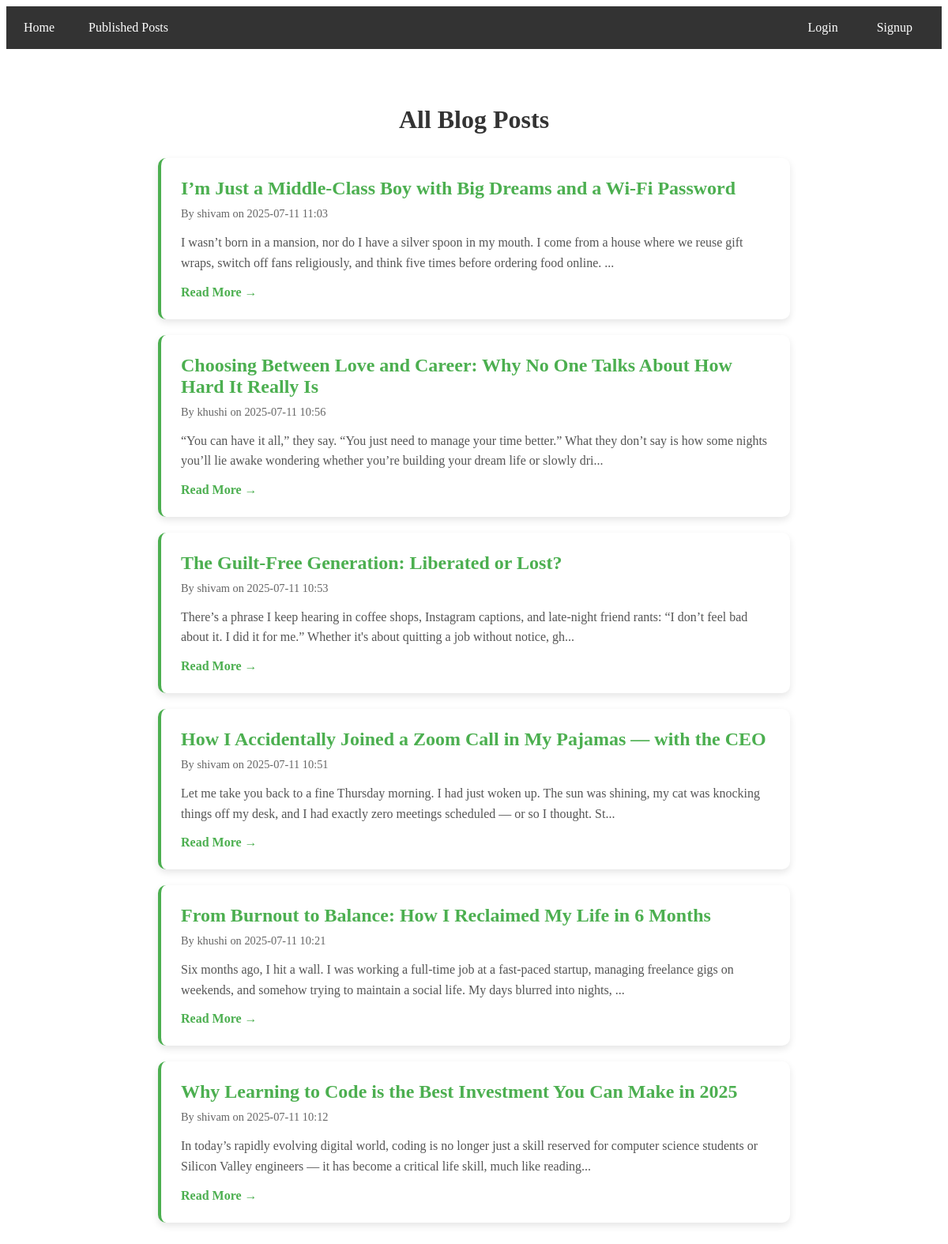
/posts/, run on the app's committed database.
### tables this page shows
CREATE TABLE posts (
            id INTEGER PRIMARY KEY AUTOINCREMENT,
            title TEXT NOT NULL,
            body TEXT NOT NULL,
            author TEXT NOT NULL,
            is_published BOOLEAN DEFAULT 0,
            created_at TEXT NOT NULL
        );

### routes/post_routes.py (the view)
@post_bp.route("/", methods=["GET"])
def show_posts():
    posts = list_posts(published=True)
    return render_template("posts.html", posts=posts)

### controllers/post_controller.py (called while the page is built)
def list_posts(published=True):
    return Post.get_by_status(is_published=published)

### models/post.py (called while the page is built)
    @staticmethod
    def _init_db():
        os.makedirs(os.path.dirname(DATABASE_FILE), exist_ok=True)
        conn = sqlite3.connect(DATABASE_FILE)
        cursor = conn.cursor()
        cursor.execute('''
            CREATE TABLE IF NOT EXISTS posts (
                id INTEGER PRIMARY KEY AUTOINCREMENT,
                title TEXT NOT NULL,
                body TEXT NOT NULL,
                author TEXT NOT NULL,
                is_published BOOLEAN DEFAULT 0,
                created_at TEXT NOT NULL
            )
        ''')
        conn.commit()
        conn.close()

    @staticmethod
    def _get_connection():
        Post._init_db()
        return sqlite3.connect(DATABASE_FILE)

    @staticmethod
    def get_by_status(is_published=True):
        conn = Post._get_connection()
        cursor = conn.cursor()
        cursor.execute('SELECT * FROM posts WHERE is_published = ? ORDER BY created_at DESC', (is_published,))
        posts = []
        for row in cursor.fetchall():
            posts.append({
                "id": row[0],
                "title": row[1],
                "body": row[2],
                "author": row[3],
                "is_published": bool(row[4]),
                "created_at": row[5]
            })
        conn.close()
        return posts

### templates/posts.html (shortened to what this page needs)
{% extends "base.html" %}
{% block content %}
<div style="max-width: 800px; margin: 0 auto;">
    <h1 style="text-align: center; color: #333; margin-bottom: 30px;">{{ title if title else 'All Blog Posts' }}</h1>
    <div style="display: grid; gap: 20px;">
        {% for post in posts %}
            <div style="
                background-color: white;
                padding: 25px;
                border-radius: 10px;
                box-shadow: 0 4px 10px rgba(0,0,0,0.1);
                border-left: 4px solid #4CAF50;
            ">
                <h2 style="margin: 0 0 10px 0; color: #333;">
                    <a href="{{ url_for('posts.post_detail', post_id=post.id) }}" style="
                        color: #4CAF50;
                        text-decoration: none;
                    ">{{ post.title }}</a>
                </h2>
                <p style="color: #666; font-size: 0.9em; margin: 5px 0;">
                    By {{ post.author }} on {{ post.created_at }}
                </p>
                <p style="line-height: 1.6; color: #555; margin: 15px 0;">
                    {{ post.body[:200] }}{% if post.body|length > 200 %}...{% endif %}
                </p>
                <div style="margin-top: 15px;">
                    <a href="{{ url_for('posts.post_detail', post_id=post.id) }}" style="
                        color: #4CAF50;
                        text-decoration: none;
                        font-weight: bold;
                        margin-right: 15px;
                    ">Read More →</a>
                </div>
            </div>
        {% endfor %}
    </div>
</div>
{% endblock %}

### templates/base.html (shortened to what this page needs)
<!DOCTYPE html>
<html>
<head>
</head>
<body>
    <nav>
        <div>
            <a href="{{ url_for('home') }}">Home</a>
            <a href="{{ url_for('posts.show_posts') }}">Published Posts</a>
        </div>
        <div class="user-info">
            {% if session.get('username') %}
                <span>Welcome, {{ session.get('username') }}!</span>
                <a href="{{ url_for('users.logout') }}">Logout</a>
            {% else %}
                <a href="{{ url_for('users.login') }}">Login</a>
                <a href="{{ url_for('users.signup') }}">Signup</a>
            {% endif %}
        </div>
    </nav>
    <div class="container">
        <div class="flash-messages">
        </div>
        {% block content %}{% endblock %}
    </div>
</body>
</html>

### templates/base.html (style rules this page uses)
nav { background: #333; color: white; padding: 10px; display: flex; justify-content: space-between; align-items: center; }
nav a { color: white; text-decoration: none; margin-right: 15px; padding: 8px 12px; border-radius: 4px; transition: background-color 0.3s; }
.user-info { display: flex; align-items: center; gap: 10px; }
.flash-messages { padding: 10px; margin: 10px 0; }
.container { max-width: 1200px; margin: 0 auto; padding: 20px; }

### data on the page
posts: title "I’m Just a Middle-Class Boy with Big Dreams and a Wi-Fi Password", author "shivam", created_at "2025-07-11 11:03", body "I wasn’t born in a mansion, nor do I have a silver spoon in my mouth. I come from a house where we reuse gift wraps, switch off fans religiously, and think five times before ordering food online."
posts: title "Choosing Between Love and Career: Why No One Talks About How Hard It Really Is", author "khushi", created_at "2025-07-11 10:56", body "“You can have it all,” they say. “You just need to manage your time better.” What they don’t say is how some nights you’ll lie awake wondering whether you’re building your dream life or slowly dri"
posts: title "The Guilt-Free Generation: Liberated or Lost?", author "shivam", created_at "2025-07-11 10:53", body "There’s a phrase I keep hearing in coffee shops, Instagram captions, and late-night friend rants: “I don’t feel bad about it. I did it for me.” Whether it's about quitting a job without notice, gh"
posts: title "How I Accidentally Joined a Zoom Call in My Pajamas — with the CEO", author "shivam", created_at "2025-07-11 10:51", body "Let me take you back to a fine Thursday morning. I had just woken up. The sun was shining, my cat was knocking things off my desk, and I had exactly zero meetings scheduled — or so I thought. St"
posts: title "From Burnout to Balance: How I Reclaimed My Life in 6 Months", author "khushi", created_at "2025-07-11 10:21", body "Six months ago, I hit a wall. I was working a full-time job at a fast-paced startup, managing freelance gigs on weekends, and somehow trying to maintain a social life. My days blurred into nights,"
posts: title "Why Learning to Code is the Best Investment You Can Make in 2025", author "shivam", created_at "2025-07-11 10:12", body "In today’s rapidly evolving digital world, coding is no longer just a skill reserved for computer science students or Silicon Valley engineers — it has become a critical life skill, much like reading"

### other printed values
{{ title if title else 'All Blog Posts' }} "All Blog Posts"
